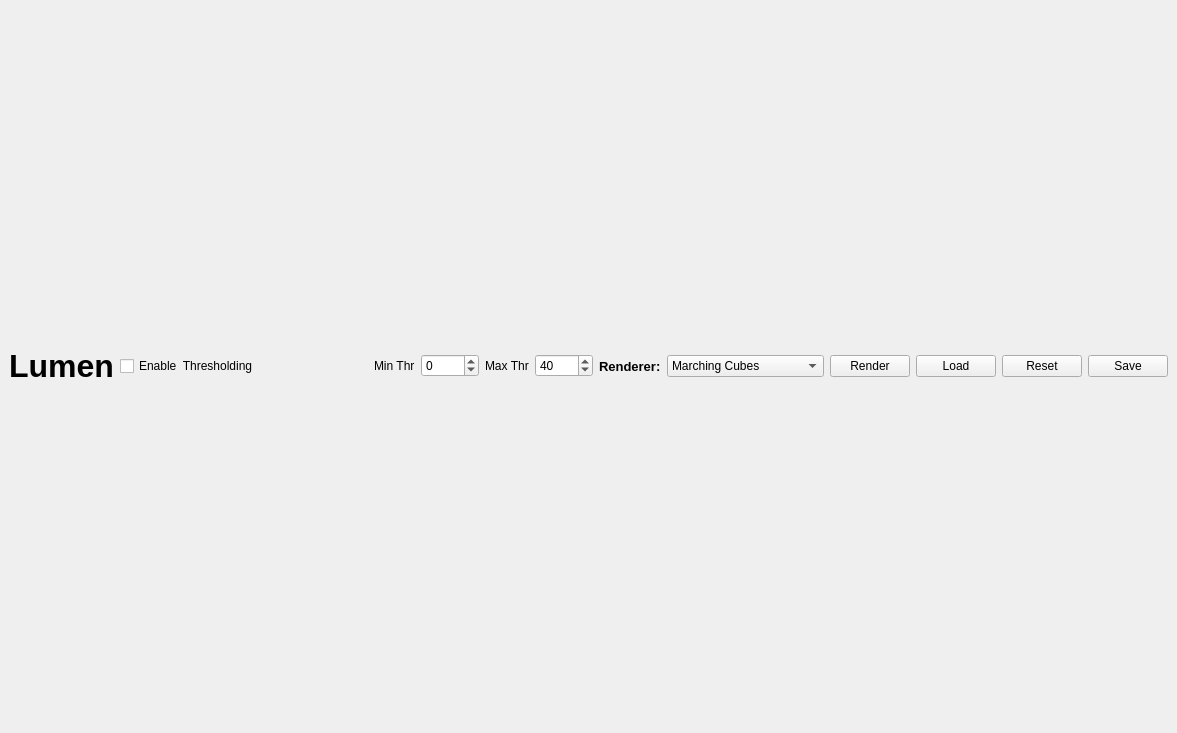
<?xml version="1.0" encoding="UTF-8"?>
<ui version="4.0">
 <class>MainWindow</class>
 <widget class="QMainWindow" name="MainWindow">
  <property name="geometry">
   <rect>
    <x>0</x>
    <y>0</y>
    <width>1177</width>
    <height>733</height>
   </rect>
  </property>
  <property name="sizePolicy">
   <sizepolicy hsizetype="Maximum" vsizetype="Maximum">
    <horstretch>0</horstretch>
    <verstretch>0</verstretch>
   </sizepolicy>
  </property>
  <property name="windowTitle">
   <string>Lumen</string>
  </property>
  <widget class="QWidget" name="centralwidget">
   <property name="sizePolicy">
    <sizepolicy hsizetype="Maximum" vsizetype="Maximum">
     <horstretch>0</horstretch>
     <verstretch>0</verstretch>
    </sizepolicy>
   </property>
   <layout class="QVBoxLayout" name="verticalLayout_3">
    <property name="sizeConstraint">
     <enum>QLayout::SizeConstraint::SetMinimumSize</enum>
    </property>
    <item>
     <layout class="QHBoxLayout" name="horizontalLayout_2">
      <property name="sizeConstraint">
       <enum>QLayout::SizeConstraint::SetDefaultConstraint</enum>
      </property>
      <item>
       <widget class="QLabel" name="label">
        <property name="sizePolicy">
         <sizepolicy hsizetype="Preferred" vsizetype="Preferred">
          <horstretch>0</horstretch>
          <verstretch>0</verstretch>
         </sizepolicy>
        </property>
        <property name="font">
         <font>
          <pointsize>24</pointsize>
          <bold>true</bold>
         </font>
        </property>
        <property name="text">
         <string>Lumen</string>
        </property>
       </widget>
      </item>
      <item>
       <widget class="QCheckBox" name="enableThr">
        <property name="text">
         <string>Enable  Thresholding</string>
        </property>
       </widget>
      </item>
      <item>
       <spacer name="horizontalSpacer">
        <property name="orientation">
         <enum>Qt::Orientation::Horizontal</enum>
        </property>
        <property name="sizeHint" stdset="0">
         <size>
          <width>40</width>
          <height>20</height>
         </size>
        </property>
       </spacer>
      </item>
      <item>
       <widget class="QLabel" name="label_3">
        <property name="text">
         <string>Min Thr</string>
        </property>
       </widget>
      </item>
      <item>
       <widget class="QSpinBox" name="minThresholdSpinbox">
        <property name="minimum">
         <number>-3000</number>
        </property>
        <property name="maximum">
         <number>3000</number>
        </property>
       </widget>
      </item>
      <item>
       <widget class="QLabel" name="label_4">
        <property name="text">
         <string>Max Thr</string>
        </property>
       </widget>
      </item>
      <item>
       <widget class="QSpinBox" name="maxThresholdSpinbox">
        <property name="minimum">
         <number>-3000</number>
        </property>
        <property name="maximum">
         <number>3000</number>
        </property>
        <property name="value">
         <number>40</number>
        </property>
       </widget>
      </item>
      <item>
       <widget class="QLabel" name="label_2">
        <property name="font">
         <font>
          <pointsize>10</pointsize>
          <bold>true</bold>
         </font>
        </property>
        <property name="text">
         <string>Renderer:</string>
        </property>
       </widget>
      </item>
      <item>
       <widget class="QComboBox" name="rendererSelect">
        <item>
         <property name="text">
          <string>Marching Cubes</string>
         </property>
        </item>
        <item>
         <property name="text">
          <string>Flying Edges</string>
         </property>
        </item>
        <item>
         <property name="text">
          <string>CPU volume raycasting</string>
         </property>
        </item>
        <item>
         <property name="text">
          <string>GPU volume raycasting</string>
         </property>
        </item>
       </widget>
      </item>
      <item>
       <widget class="QPushButton" name="renderBtn">
        <property name="text">
         <string>Render</string>
        </property>
       </widget>
      </item>
      <item>
       <widget class="QPushButton" name="loadBtn">
        <property name="text">
         <string>Load</string>
        </property>
       </widget>
      </item>
      <item>
       <widget class="QPushButton" name="resetBtn">
        <property name="text">
         <string>Reset</string>
        </property>
       </widget>
      </item>
      <item>
       <widget class="QPushButton" name="saveObjBtn">
        <property name="text">
         <string>Save</string>
        </property>
       </widget>
      </item>
     </layout>
    </item>
    <item>
     <layout class="QHBoxLayout" name="vtkContainer">
      <property name="sizeConstraint">
       <enum>QLayout::SizeConstraint::SetMaximumSize</enum>
      </property>
      <property name="rightMargin">
       <number>8</number>
      </property>
     </layout>
    </item>
   </layout>
  </widget>
 </widget>
 <resources/>
 <connections/>
 <designerdata>
  <property name="gridDeltaX">
   <number>10</number>
  </property>
  <property name="gridDeltaY">
   <number>10</number>
  </property>
  <property name="gridSnapX">
   <bool>true</bool>
  </property>
  <property name="gridSnapY">
   <bool>true</bool>
  </property>
  <property name="gridVisible">
   <bool>true</bool>
  </property>
 </designerdata>
</ui>
